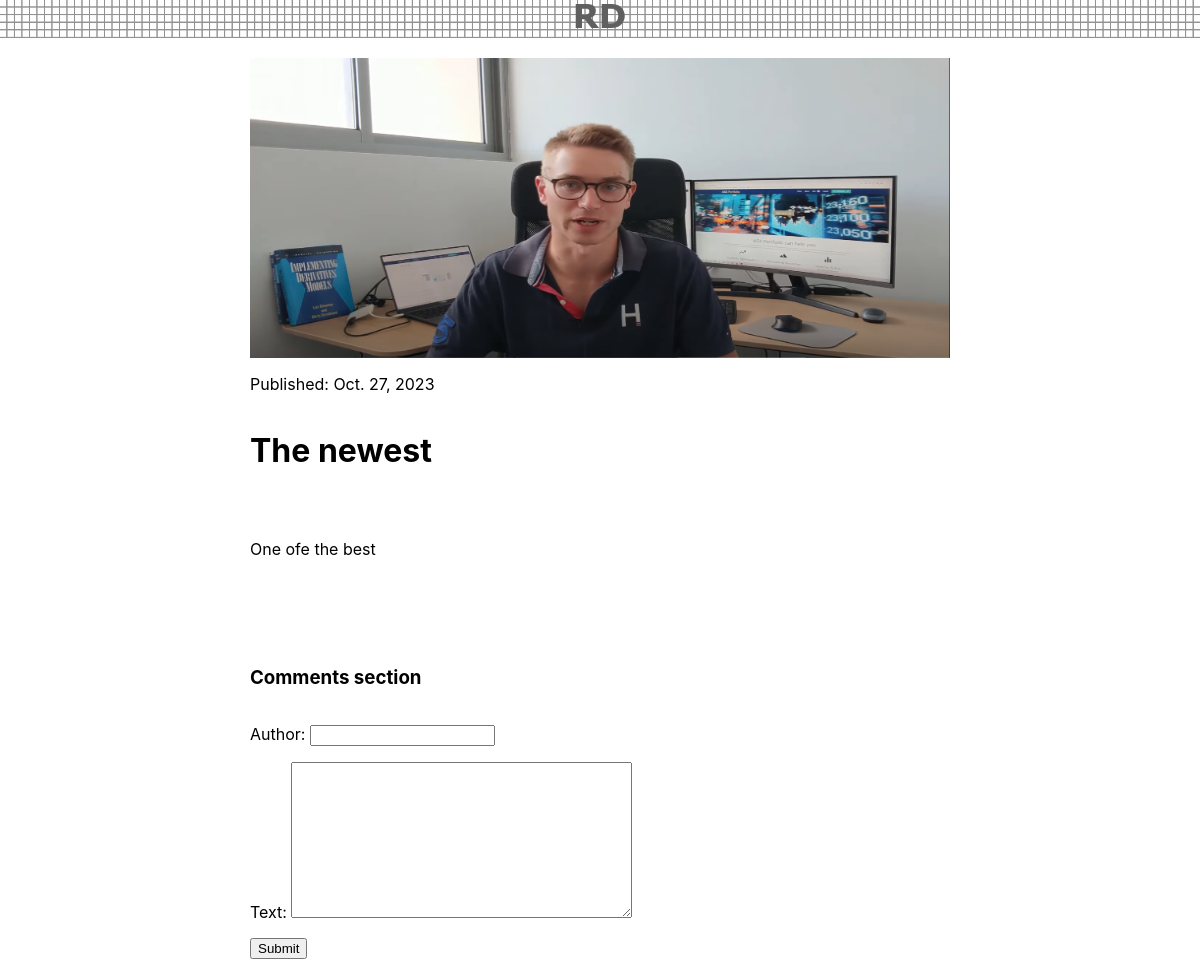
/chlop_siedzi/, run on the app's committed database.
### mainapp/models.py (models this page shows, shortened)
class Article(models.Model):
    title = models.CharField(max_length=200)
    body = RichTextField(blank=True, null=True)
    publication_date = models.DateField()
    last_edit_date = models.DateField(null=True, blank=True)
    is_in_polish = models.BooleanField(default=False)
    article_image = models.ImageField(null=True, blank=True, upload_to="images/")
    url = models.SlugField(max_length=100, unique=True, null=True, blank=True)

### mainapp/views.py (the view)
# urls.py: path("<str:article_url>/", views.article_view_url, name="article_view_url"),
def article_view_url(response, article_url):
    article = get_object_or_404(Article, url=article_url)
    comments = Comment.objects.filter(article=article)
    admin_name = "ravdar (op)" if response.user.is_superuser else None
    if response.method == "POST":
        form = CreateComment(response, response.POST)
        if form.is_valid():
            comment = form.save(commit=False)
            comment.publication_date = timezone.now()
            comment.article = article
            comment = form.save()
            form = CreateComment(response, initial_author=admin_name)
    else:
        form = CreateComment(response, initial_author=admin_name)
    if article.is_in_polish == True:
        return render(
            response,
            "mainapp/displayarticlepl.html",
            {"article": article, "form": form, "comments": comments},
        )
    else:
        return render(
            response,
            "mainapp/displayarticle.html",
            {"article": article, "form": form, "comments": comments},
        )

### mainapp/forms.py (shortened to what this page needs)
class CreateComment(forms.ModelForm):
    class Meta:
        model = Comment
        fields = ["author", "text"]
    def __init__(self, request, *args, **kwargs):
        self.request = request
        initial_author = kwargs.pop("initial_author", None)
        super(CreateComment, self).__init__(*args, **kwargs)
        if initial_author is not None:
            self.fields["author"].initial = initial_author

### mainapp/templates/mainapp/displayarticle.html (shortened to what this page needs)
{% extends "mainapp/base.html" %}
{% block content %}
<div id="main-container">
    <div id="second-container">
        {% if article.article_image %}
        <img src="{{article.article_image.url }}" id="article-image">
        {% endif %}
        <p>Published: {{article.publication_date}}
        </p>
        <h1>{{article.title}}</h1>
        <p>{{article.body|safe}}</p>
    </div>
    <br>
    <br>
    <div id="second-container">
        <h3>Comments section</h3>
        <form method="post">
            {{form.as_p}}
            <button type="submit" , name="save">Submit</button>
        </form>
    </div>
</div>
{% endblock %}

### mainapp/static/styles.css (style rules this page uses)
#main-container { display: flex; flex-direction: column; justify-content: center; align-items: center; width: 100%; }
#second-container { display: flex; flex-direction: column; justify-content: left; align-items: left; width: 700px; }
#article-image { width: 100%; height: 300px; right: 0; top: 0; bottom: 0; margin: 0; }

### data on the page
Article: article_image (picture), publication_date "Oct. 27, 2023", title "The newest", body "One ofe the best"
